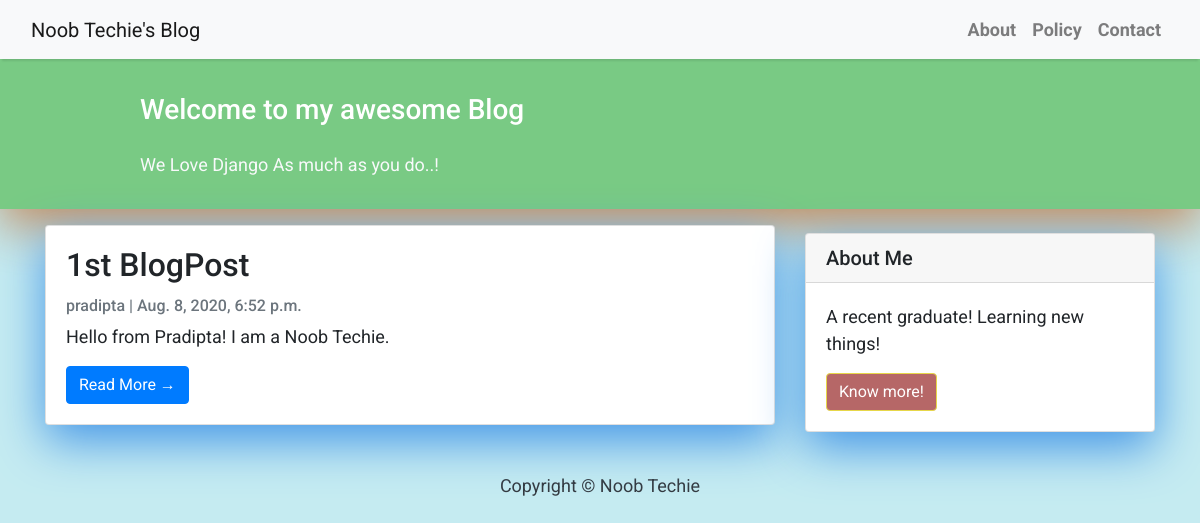
The app's page /, older data.
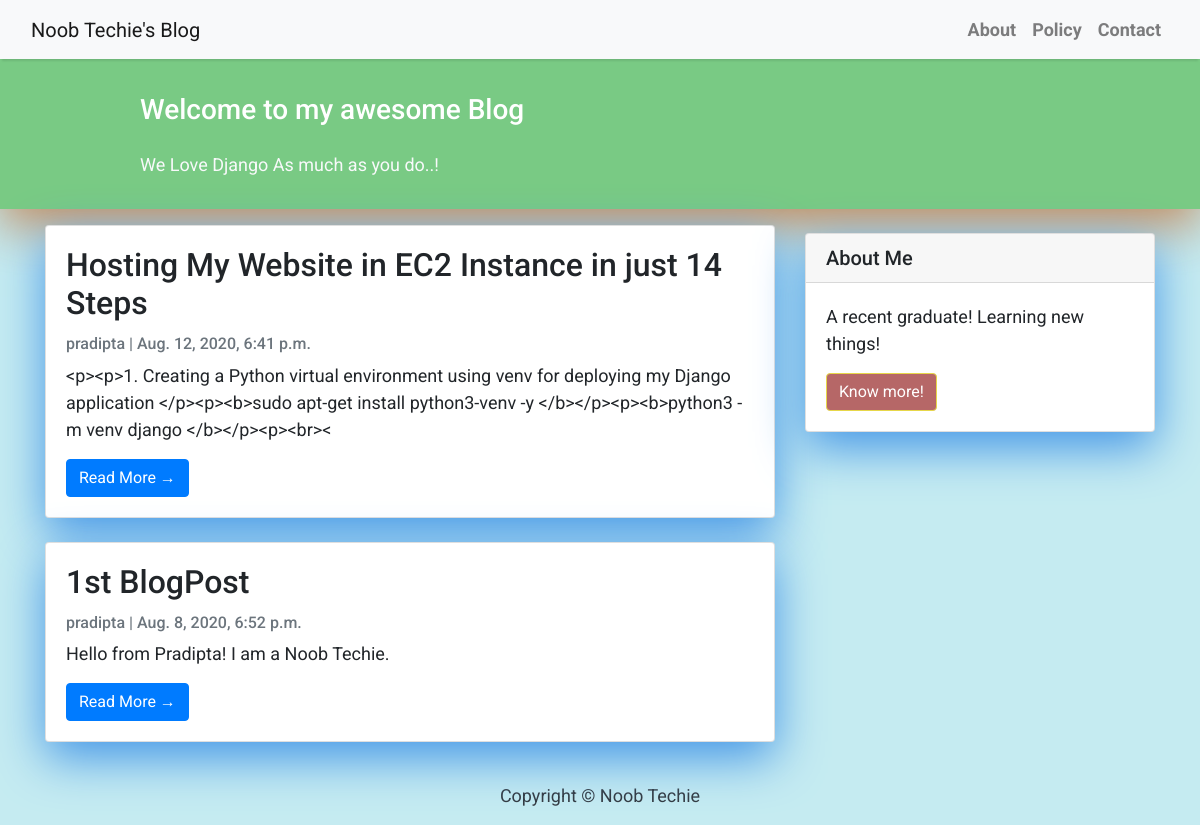
The same page, newer data.
### blog/models.py (models this page shows, shortened)
class Post(models.Model):
    title = models.CharField(max_length=200, unique=True)
    slug = models.SlugField(max_length=200, unique=True)
    author = models.ForeignKey(User, on_delete= models.CASCADE,related_name='blog_posts')
    updated_on = models.DateTimeField(auto_now= True)
    content = models.TextField()
    created_on = models.DateTimeField(auto_now_add=True)
    status = models.IntegerField(choices=STATUS, default=0)
    class Meta:
        ordering = ['-created_on']

### blog/views.py (the view)
# urls.py: path('', views.PostList.as_view(), name='home'),
class PostList(generic.ListView):
    queryset = Post.objects.filter(status=1).order_by('-created_on')
    template_name = 'index.html'
    paginate_by = 3

### templates/index.html (shortened to what this page needs)
{% extends "base.html" %}
{% block content %}
<header class="masthead">
    <div class="container">
        <div class="row">
            <div class=" col-md-8 col-md-10 mx-auto">
                <div class="site-heading">
                    <h3 class=" site-heading my-4 mt-3 text-white"> Welcome to my awesome Blog </h3>
                    <p class="text-light">We Love Django As much as you do..! &nbsp
                    </p>
                </div>
            </div>
        </div>
    </div>
</header>
<div class="container">
    <div class="row">
        <div class="col-md-8 mt-3 left">
            {% for post in post_list %}
            <div class="card mb-4">
                <div class="card-body">
                    <h2 class="card-title">{{ post.title }}</h2>
                    <p class="card-text text-muted h6">{{ post.author }} | {{ post.created_on}} </p>
                    <p class="card-text">{{post.content|slice:":200" }}</p>
                    <a href="{% url 'post_detail' post.slug  %}" class="btn btn-primary">Read More &rarr;</a>
                </div>
            </div>
            {% endfor %}
        </div>
        {% block sidebar %}
        {% include 'sidebar.html' %}
        {% endblock sidebar %}
    </div>
</div>
{%endblock%}

Row changes from the older to the newer data that the page shows:
now on this page (row edited): Post: title "Hosting My Website in EC2 Instance in just 14 Steps", author "pradipta", created_on "Aug. 12, 2020, 6:41 p.m.", content "<p><p>1. Creating a Python virtual environment using venv for deploying my Django application </p><p><b>sudo apt-get install python3-venv -y </b></p><p><b>python3 -m venv django </b></p><p><br><"
